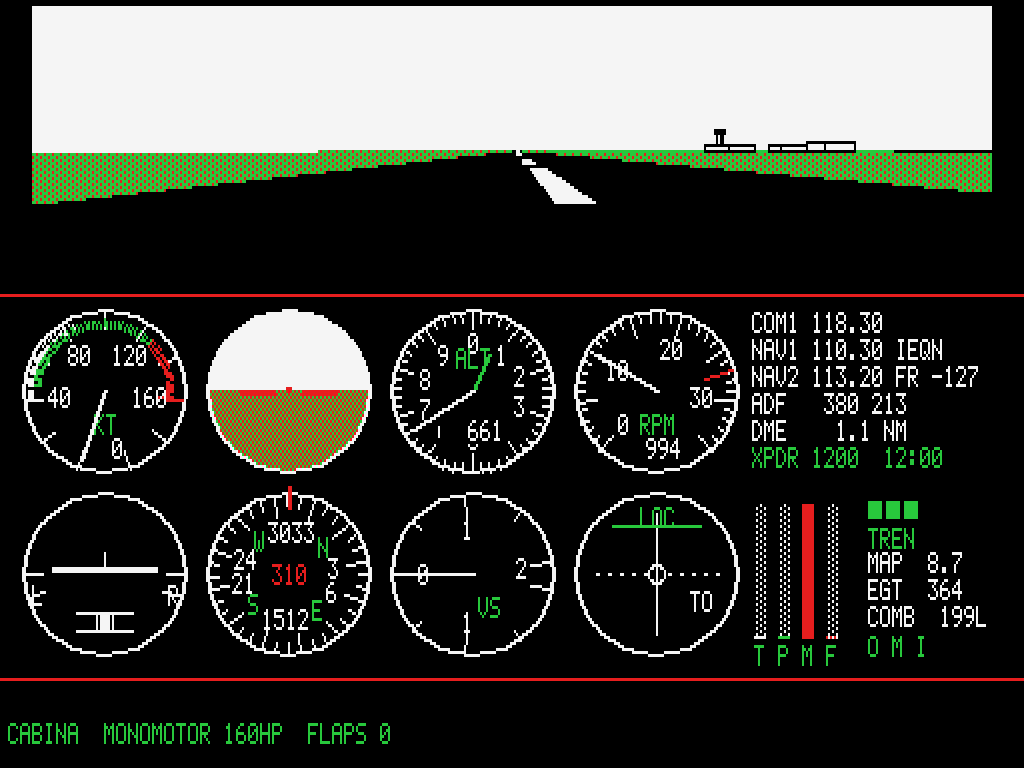
#> input picture build/shots/01_cabina_pista_dia.png, 1024 x 768 px
$ python panel_anotado.py ../build/shots/01_cabina_pista_dia.png out.png
#> lines starting #> are read from the running program, lines starting #| are printed output that depends on the picture
#!/usr/bin/env python3
"""panel_anotado.py - captura del panel con los instrumentos numerados (figura 2 del libro, cabina del bimotor).
Uso: python3 tools/panel_anotado.py captura.png salida.png
Las posiciones salen de src/panel.c (COL1..COL4, ROW1, ROW2, bloque derecho) a la escala 2x3 de las capturas."""
import sys
from PIL import Image, ImageDraw, ImageFont

# (numero, x, y) sobre la captura de 1024x768
MARCAS = [
    (1, 35, 330), (2, 218, 330), (3, 402, 330), (4, 585, 330),
    (5, 35, 512), (6, 218, 512), (7, 402, 512), (8, 585, 512),
    (9, 738, 318), (10, 742, 498), (11, 992, 520), (12, 990, 697), (13, 990, 735),
    (14, 512, 40),
]

src = Image.open(sys.argv[1]).convert("RGB")
#> src is the input picture: PIL image 1024x768 RGB; mean R, G, B 64.1, 65.3, 59.9
im = src.copy()
d = ImageDraw.Draw(im)
try:
    ft = ImageFont.truetype("/usr/share/fonts/truetype/dejavu/DejaVuSans-Bold.ttf", 26)
except OSError:
    ft = ImageFont.load_default()
for n, x, y in MARCAS:
    r = 19
    d.ellipse((x - r, y - r, x + r, y + r), fill=(255, 210, 60), outline=(0, 0, 0), width=3)
    d.text((x, y), str(n), font=ft, fill=(0, 0, 0), anchor="mm")
im.save(sys.argv[2])
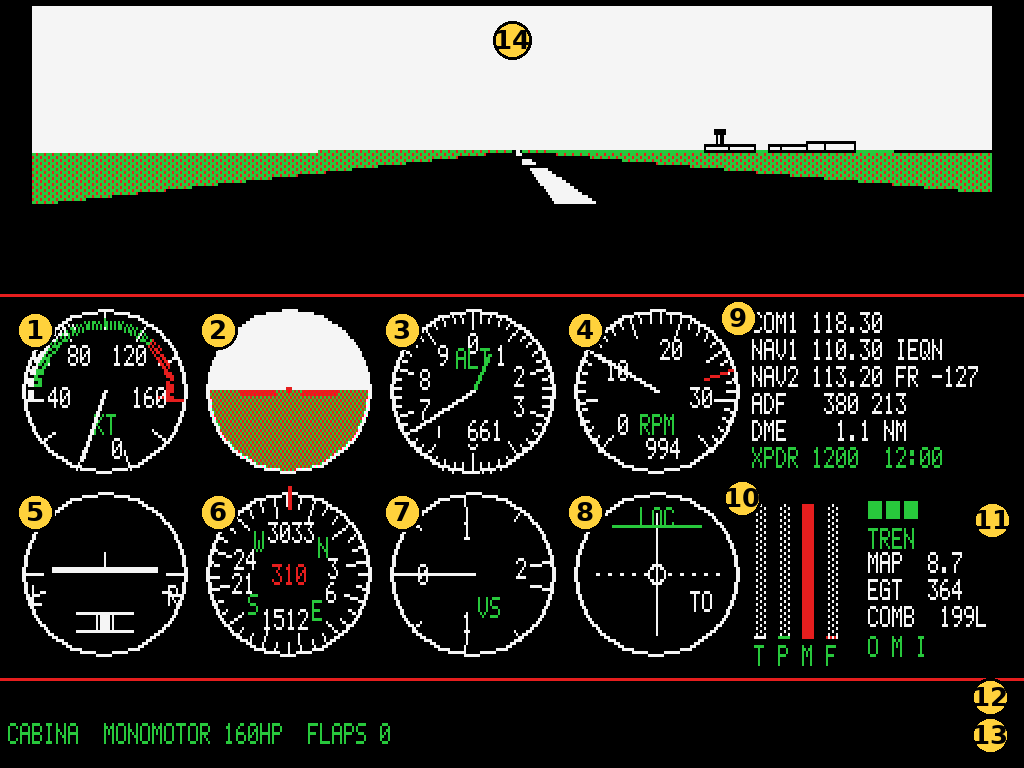
#> saved as out.png: PIL image 1024x768 RGB; mean R, G, B 66.5, 67.1, 60

$ run again, on build/shots/03_cabina_viraje.png
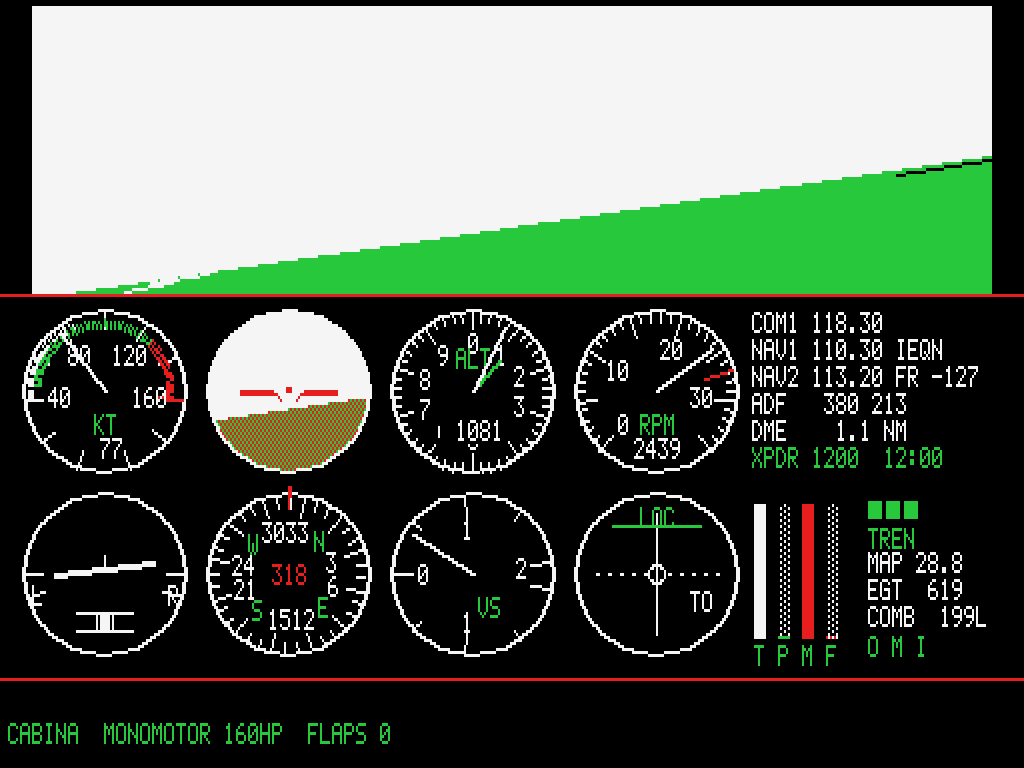
#> input picture build/shots/03_cabina_viraje.png, 1024 x 768 px
#> src is the input picture: PIL image 1024x768 RGB; mean R, G, B 88.5, 100.5, 87.2
#> `im.save(sys.argv[2])`:
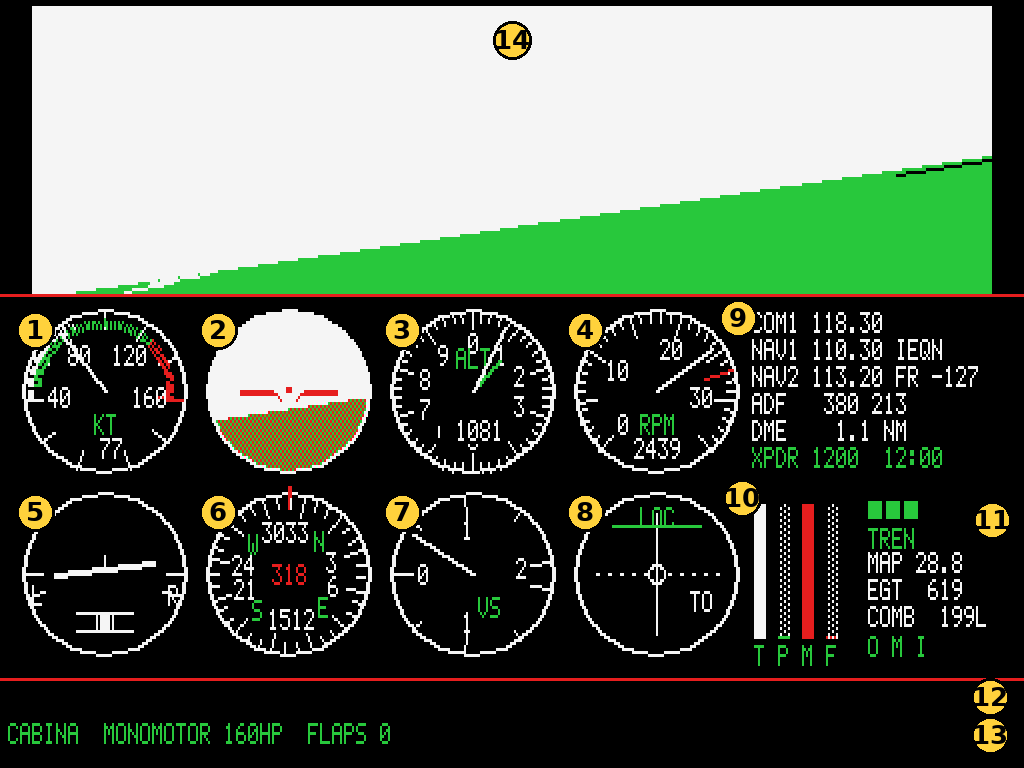
#> saved as out.png: PIL image 1024x768 RGB; mean R, G, B 90.8, 102.3, 87.2

$ run again, on build/shots/05_exterior_lateral.png
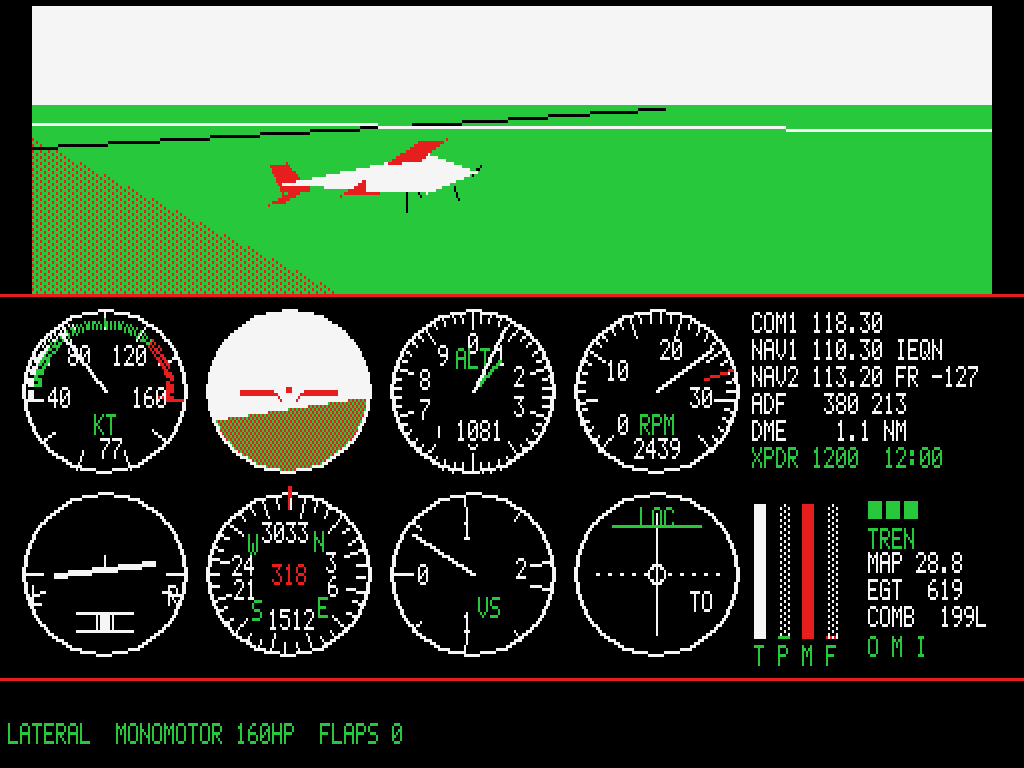
#> input picture build/shots/05_exterior_lateral.png, 1024 x 768 px
#> src is the input picture: PIL image 1024x768 RGB; mean R, G, B 61.2, 92, 60.6
#> `im.save(sys.argv[2])`:
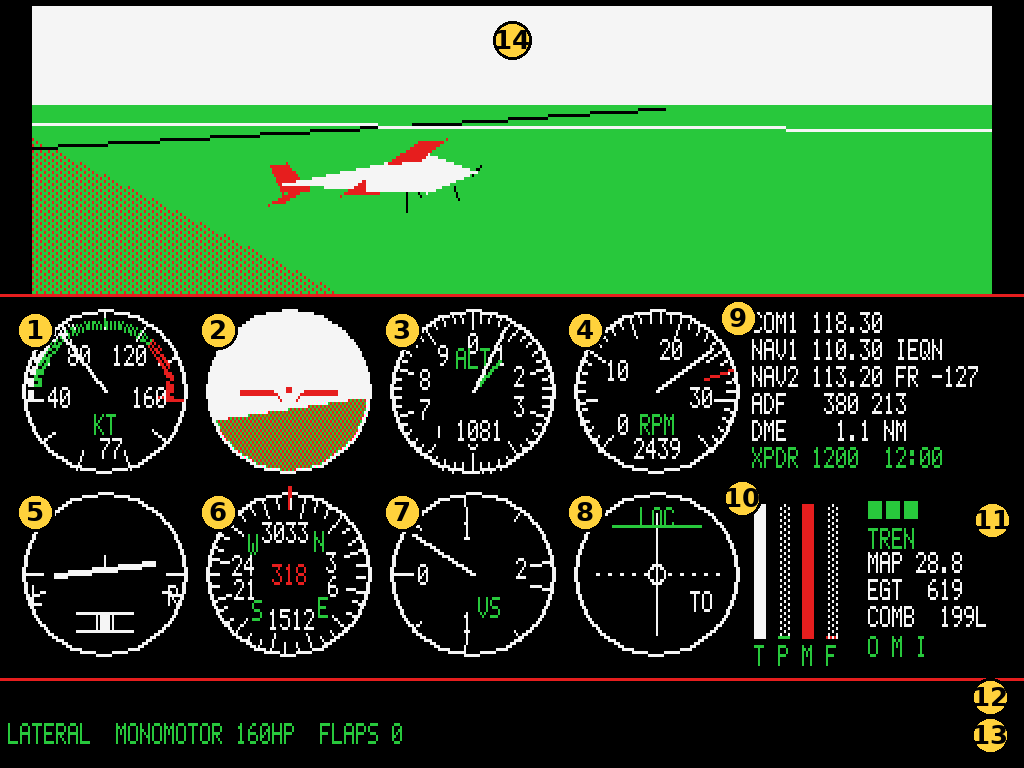
#> saved as out.png: PIL image 1024x768 RGB; mean R, G, B 63.6, 93.9, 60.6
